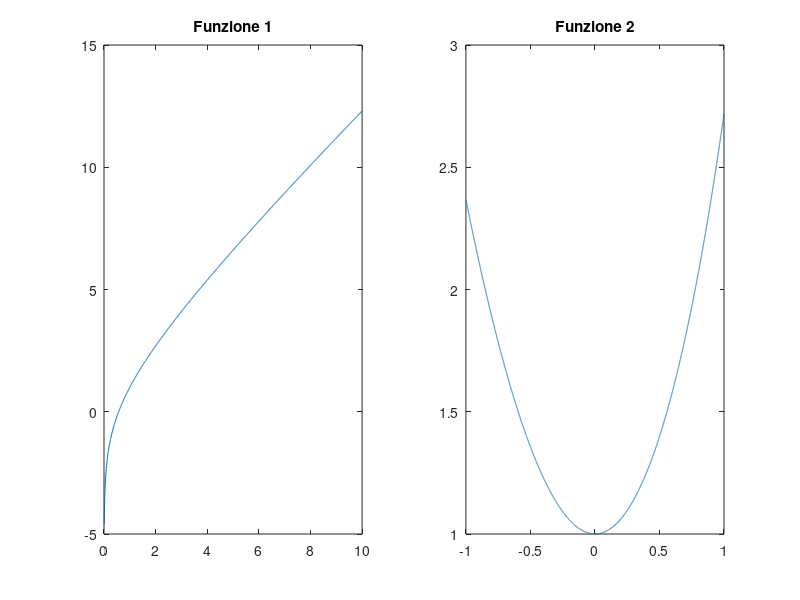

MATLAB code to generate this figure: (Note: this script raises an error after producing the figure.)
% esercizio 3

% Calcolare gli zeri di ciascuna delle seguenti funzioni applicando ciascuno 
% dei metodi visti a lezione (bisezione, regula falsi, newton e secanti), 
% con un errore relativo minore o uguale a 10^-5. Stimate l?intervallo di studio 
% facendo uso del grafico delle funzioni.
% f (x) = x + log( x)
% f(x) = e^x + x^2 - x
% Confrontare, analizzare e commentare i risultati alla luce della teoria

clc;
clear;

f1 = @(x) x + log(x);
f1_der = @(x) 1 + 1/x;
f2 = @(x) exp(x) + x.^2 - x;
f2_der = @(x) exp(x) + 2*x - 1;

x_f1 = linspace(0.01, 10, 1000);
y_f1 = feval(f1, x_f1);

x_f2 = linspace(-1, 1, 10000);
y_f2 = feval(f2, x_f2);

figure
subplot(1, 2, 1);
plot(x_f1, y_f1);
title('Funzione 1');

subplot(1, 2, 2);
plot(x_f2, y_f2);
title('Funzione 2');


interval_f1 = [0.01, 1];
interval_f2 = [-1, 1];

prec = 10^-5;
max_it = 500;

res = zeros(2, 4);

disp('************************************************')
disp('FUNZIONE 1');
execute(f1, f1_der, interval_f1, prec, max_it);

disp('************************************************')
disp('FUNZIONE 2');
execute(f2, f2_der, interval_f2, prec, max_it);

